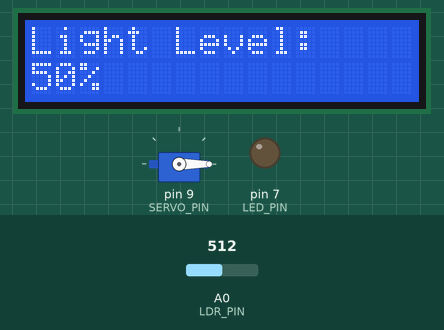
Recording of a sketch running on a simulated Arduino Uno, built with avr-gcc and run on an emulated ATmega328P. Shown: servo, 16×2 character LCD, output pins drawn as LEDs (lit = HIGH). The inputs (shaded band) are chosen by the test bench; at power-on: A0 (LDR_PIN) = 512.

Above: at 1.2 s.
1.3 s: A0 (LDR_PIN) set to 324
At 2.7 s:
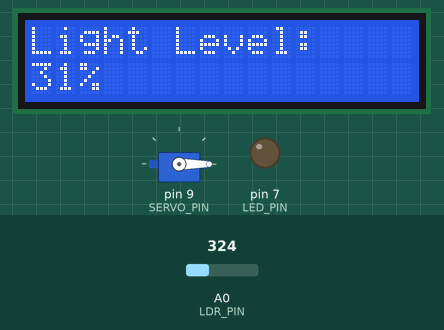
3.0 s: A0 (LDR_PIN) set to 289
At 4.2 s:
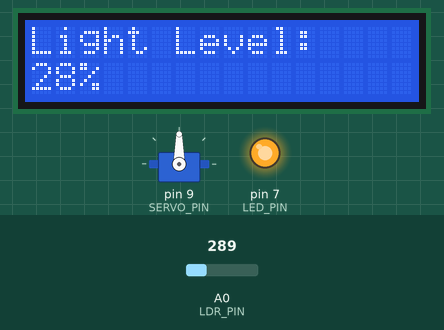
4.5 s: A0 (LDR_PIN) set to 306
Timing chart, 0 to 7.5 s (numbered marks = the images above; inputs shaded):
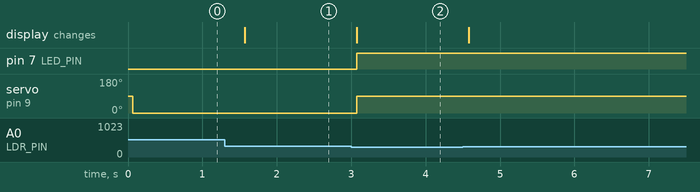

The sketch:

Light_Sensor.ino
```cpp
#include <Servo.h>
#include <LiquidCrystal.h>

// Initialize LCD with pin configuration
LiquidCrystal lcd(12, 11, 5, 4, 3, 2);

Servo servo;
const int LDR_PIN = A0;
const int LED_PIN = 7;
const int SERVO_PIN = 9;

void setup() {
    pinMode(LDR_PIN, INPUT);
    pinMode(LED_PIN, OUTPUT);
    servo.attach(SERVO_PIN);

    lcd.begin(16, 2);
    lcd.setCursor(0, 0);
    lcd.print("Light Level:");

    servo.write(0);  // Initial servo position
}

void loop() {
    int lightValue = analogRead(LDR_PIN);
    int lightPercent = map(lightValue, 0, 1023, 0, 100);

    lcd.setCursor(0, 1);
    lcd.print("     "); // Clear previous value
    lcd.setCursor(0, 1);
    lcd.print(lightPercent);
    lcd.print("% ");

    if (lightPercent < 30) { // If light is low
        digitalWrite(LED_PIN, HIGH);
        servo.write(90); // Open curtain
    } else {
        digitalWrite(LED_PIN, LOW);
        servo.write(0); // Close curtain
    }

    delay(500);
}
```

Measured:
- the behaviour switches between 307 and 306 on A0 (LDR_PIN) (found by bisection; images 1 and 2)
- after the input at 1.3 s, the display: changes after 0.27 s (image 1)
- after the input at 3.0 s, pin 7 (LED_PIN): LOW → HIGH after 0.08 s; servo on pin 9 (SERVO_PIN): 0° → 90° after 0.08 s; the display: changes after 0.08 s (image 2)
